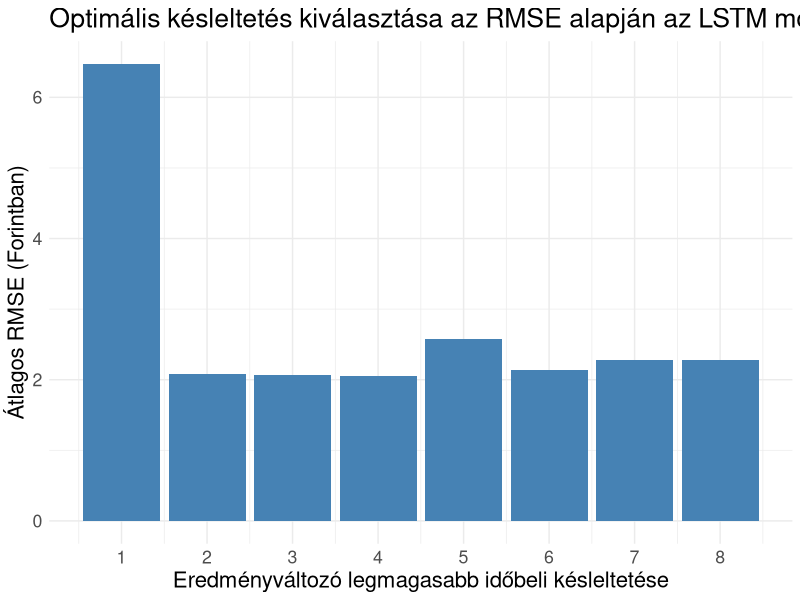
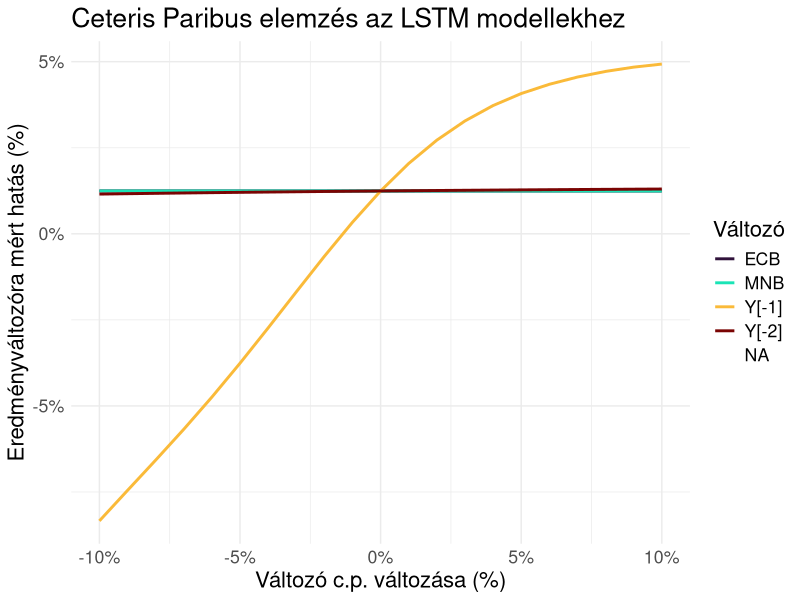
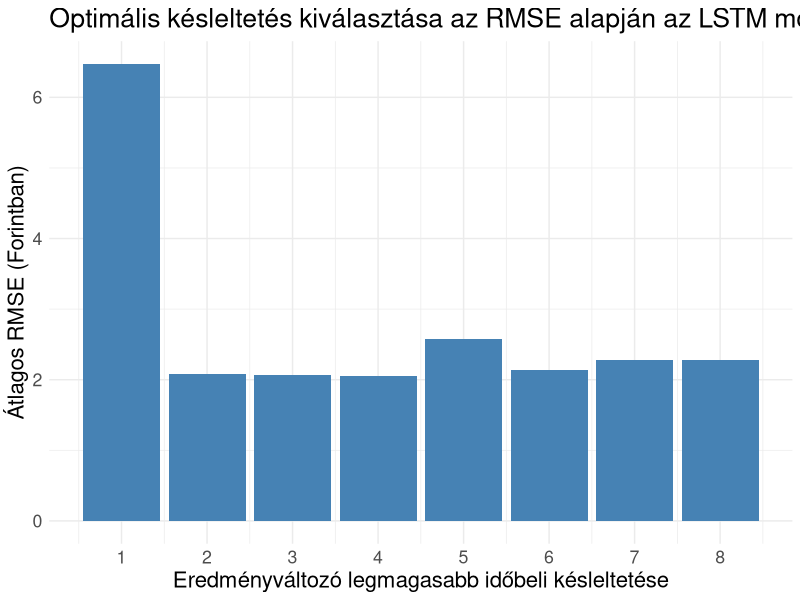
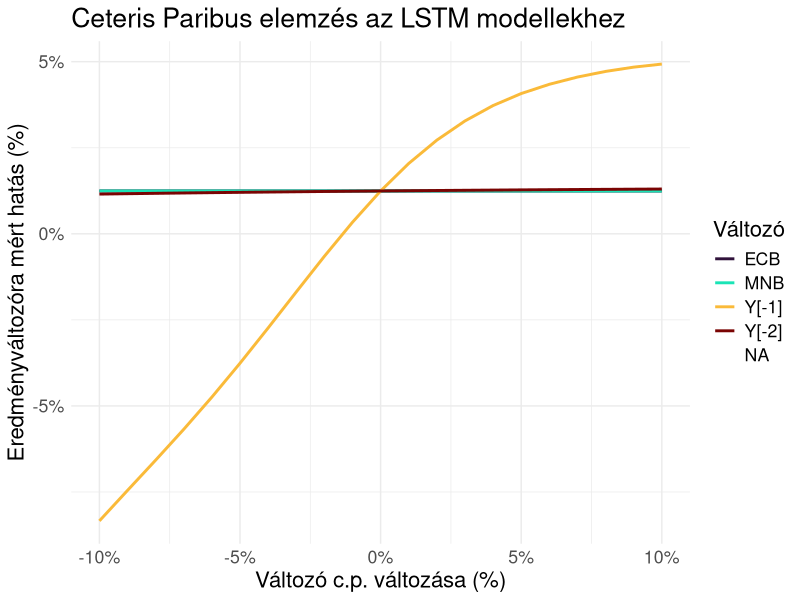

Source code (R) for these figures, in order:
library(tidyverse)
library(readxl)

# Plot Optimal Lag Mean
lags = read_excel("optimal_lag_mean.xlsx") %>% 
  mutate(lags = 1:8)

ggplot(lags, aes(x = lags, y = rmse)) +
  geom_bar(stat = "identity", fill = "steelblue") +
  labs(title = "Optimális késleltetés kiválasztása az RMSE alapján az LSTM modellekhez",
       x = "Eredményváltozó legmagasabb időbeli késleltetése",
       y = "Átlagos RMSE (Forintban)") +
  scale_x_continuous(breaks = 1:8) +
  theme_minimal()+
  theme(text = element_text(size = 16))

ggsave("plots/optimal_lag_mean.png", width = 16, height = 8)

# Plot c.p. results
cp_results = read_csv("ceteris_paribus_results.csv")

y_test = read_csv("full_dataset_20250830.csv") %>% 
  tail(175) %>% 
  .$eur_close

a = cp_results %>%
  group_split(variable) %>%
  map_df(~{
    var_name <- unique(.x$variable)
    
    mean_preds <- .x %>%
      group_by(pct_change) %>%
      summarise(mean_prediction = mean(prediction), .groups = "drop")
    
    actual <- head(y_test, nrow(mean_preds))
    diff <- mean_preds$mean_prediction / mean(actual) - 1
    
    tibble(
      variable = var_name,
      pct_change = mean_preds$pct_change,
      mean_prediction = mean_preds$mean_prediction,
      diff = diff
    )
  })

var_map = data.frame(
  mapped = c("Y[-2]", "Y[-1]", "FED", "MNB", "ECB", "BUX", "CETOP",
               "MGY", "VM", "NM", "KI", "EUR/CZK", "EUR/PLN", "EUR/RON"),
  original = c("Y_-2", "Y_-1", "FED", "MNB", "ECB", "BUX", "cetop",
             "mean_matolcsy", "mean_varga", "mean_nagy", "mean_kinfo",
             "eurczk", "eurpln", "eurron"),
  stringsAsFactors = FALSE
)

a = a %>% 
  left_join(var_map, by = c("variable" = "original"))


ggplot(a, aes(x = pct_change, y = diff, color = mapped)) +
  geom_line(linewidth = 1) +
  labs(title = "Ceteris Paribus elemzés az LSTM modellekhez",
       x = "Változó c.p. változása (%)",
       y = "Eredményváltozóra mért hatás (%)",
       color = "Változó") +
  scale_y_continuous(labels = scales::percent_format(accuracy = 1)) +
  scale_x_continuous(labels = scales::percent_format(accuracy = 1)) +
  scale_color_viridis_d(option = "turbo") +
  theme_minimal()+
  theme(text = element_text(size = 16))

ggsave("plots/ceteris_paribus_lstm.png", width = 16, height = 8)
